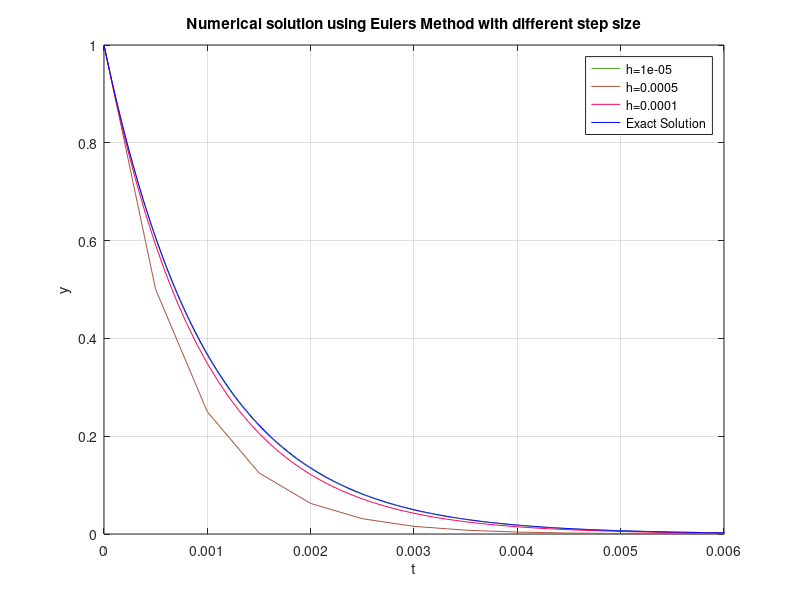
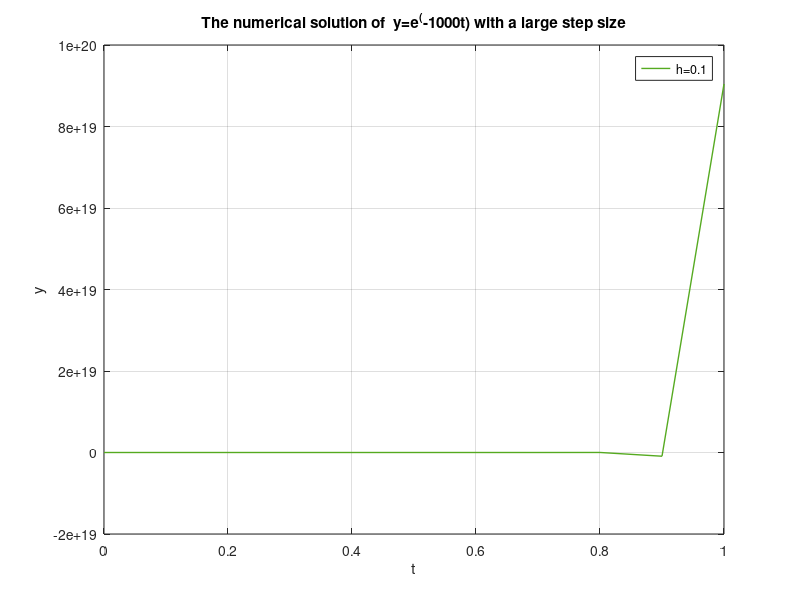

MATLAB code for these plots, in order:
% This subscript is just to compare the results of exact solution and
% solution using Euler's Method with different step size h, and to learn
% about the characteristic of the stiff system.
% 2022.10.26

clear all; clc;
% func=input(['Please enter your ODE.','\n']);
% % The basic format of this input should be as follows,
% % @(t,y) -20*y+7*exp(-0.5*t), and the left hand side of the equation is
% % dy/dt.
% t0=input(['Please enter the initial value of independent variable','\n']);
% y0=input(['Please enter the initial value of the dependent variable','\n']);
% h=input(['Please enter the step size','\n']);
% tn=input(['Please enter the point at which you would like to evalute the solution','\n']);

%% Test Code %%
% 2022.10.26
func=@(t,y) -1000*y;
t0=0; y0=1;
h(1)=0.00001;
h(2)=0.0005;
h(3)=0.0001;
tn=1;
%% End %%
% subplot(1,2,1);
figure(1);
t(1)=t0; y(1)=y0;
for j=1:3
    n(j)=(tn-t0)/h(j);
    for i=1:n(j)
        y(i+1)=y(i)+h(j)*func(t(i),y(i));
        t(i+1)=t0+i*h(j);
    end
    plot(t,y,'color',[(255/3*j)/255,(255-255/3*j)/255,(255/8*j)/255]);
    hold on; grid on;
end
xlabel('t'); ylabel('y');
title('Numerical solution using Eulers Method with different step size');
xlim([0,0.006]);
n_max=100000;
for i=1:n_max
    if i==1
        t_standard(i)=t0;
    else
        t_standard(i)=t0+(i-1)*tn/n_max;
    end
    y_standard(i)=exp(-1000*t_standard(i));
end
plot(t_standard,y_standard,'b');
legend(['h=',num2str(h(1))],['h=',num2str(h(2))],['h=',num2str(h(3))],'Exact Solution');

% The precison of ezplot is so low.
% subplot(1,2,2);
% ezplot('exp(-1000*t)',[0,tn]);
% title('The exact solution of y=e^(-1000t)');
% xlabel('t'); ylabel('y');
% grid on;
% xlim([0,1]);
% set(gcf,'position',[50,50,1300,450]);

figure(2);
h1=0.1;
t1(1)=t0; y1(1)=y0;
n2=(tn-t0)/h1;
for i=1:n2
        y1(i+1)=y1(i)+h1*func(t1(i),y1(i));
        t1(i+1)=t0+i*h1;
end
plot(t1,y1,'color',[(255/3*1)/255,(255-255/3*1)/255,(255/8*1)/255],'linewidth',1);
hold on; grid on;
xlabel('t'); ylabel('y');
legend('h=0.1');
title('The numerical solution of  y=e^(-1000t) with a large step size');